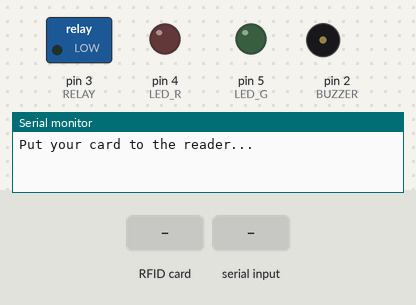
The sketch below on a simulated Arduino Uno, built with avr-gcc and run on an emulated ATmega328P. On the bench: switched loads named in the sketch (green lamp = pin HIGH), output pins drawn as LEDs (lit = HIGH), buzzer (waves = sounding), the last lines printed to the serial monitor. The inputs (shaded band) are chosen by the test bench. Pins used as bus, display or sensor lines are not drawn.

Above: at 1.2 s.
1.3 s: RFID card 53 DD 06 39 held to the reader
At 3.2 s:
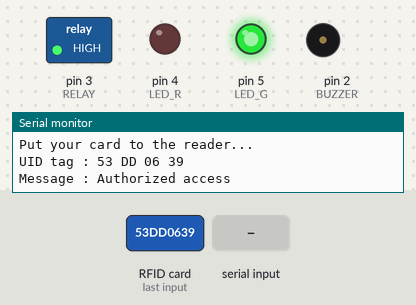
4.3 s: RFID card 5E 7A 19 C4 held to the reader
At 5.1 s:
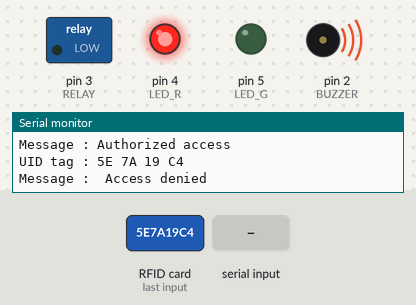
9.3 s: "1560QW" received over the second serial link
At 10.7 s:
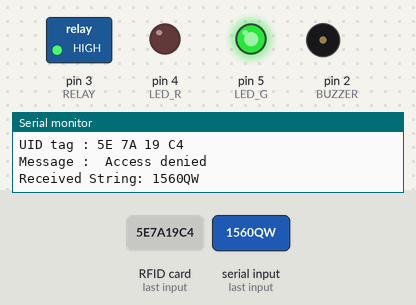
11.8 s: RFID card 5E 7A 19 C4 held to the reader
At 14.4 s:
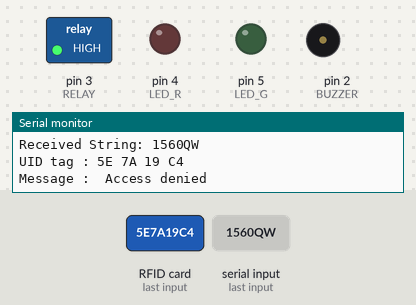
14.8 s: "1525QW" received over the second serial link
At 16.5 s:
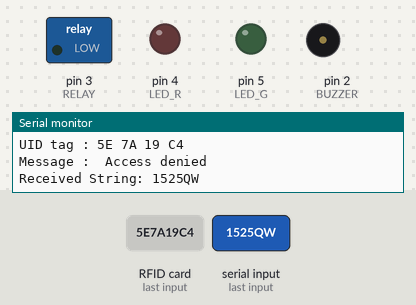
Timing chart, 0 to 18.0 s (numbered marks = the images above; inputs shaded):
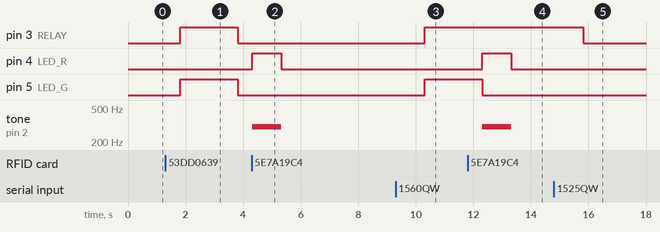

The sketch:

merged_proj_UNO.ino
```cpp
#include <SoftwareSerial.h>
#include <SPI.h>
#include <MFRC522.h>

#define SS_PIN 10
#define RST_PIN 9
#define LED_G 5 //define green LED pin
#define LED_R 4 //define red LED
#define RELAY 3 //relay pin
#define BUZZER 2 //buzzer pin
#define ACCESS_DELAY 2000
#define DENIED_DELAY 1000
#define RX 7 // RX(connect TX of esp8266)
#define TX 6 // TX(connect RX of esp8266)
SoftwareSerial mySerial(RX, TX);
MFRC522 mfrc522(SS_PIN, RST_PIN);   // Create MFRC522 instance.

void setup()
{
  Serial.begin(9600);   // Initiate a serial communication
  mySerial.begin(9600);
  SPI.begin();          // Initiate  SPI bus
  mfrc522.PCD_Init();   // Initiate MFRC522
  pinMode(LED_G, OUTPUT);
  pinMode(LED_R, OUTPUT);
  pinMode(RELAY, OUTPUT);
  pinMode(BUZZER, OUTPUT);
  noTone(BUZZER);
  //digitalWrite(RELAY, HIGH);
  Serial.println("Put your card to the reader...");
  Serial.println();
}
void loop()
{
  R_F_E();
  // Look for new cards
  if ( ! mfrc522.PICC_IsNewCardPresent())
  {
    return;
  }
  // Select one of the cards
  if ( ! mfrc522.PICC_ReadCardSerial())
  {
    return;
  }
  //Show UID on serial monitor
  Serial.print("UID tag :");
  String content= "";
  byte letter;
  for (byte i = 0; i < mfrc522.uid.size; i++)
  {
     Serial.print(mfrc522.uid.uidByte[i] < 0x10 ? " 0" : " ");
     Serial.print(mfrc522.uid.uidByte[i], HEX);
     content.concat(String(mfrc522.uid.uidByte[i] < 0x10 ? " 0" : " "));
     content.concat(String(mfrc522.uid.uidByte[i], HEX));
  }
  Serial.println();
  Serial.print("Message : ");
  content.toUpperCase();
  if (content.substring(1) == "53 DD 06 39") //change here the UID of the card/cards that you want to give access
  {
    Serial.println("Authorized access");
    Serial.println();
    delay(500);
    digitalWrite(RELAY, HIGH);
    digitalWrite(LED_G, HIGH);
    delay(ACCESS_DELAY);
    digitalWrite(RELAY, LOW);
    digitalWrite(LED_G, LOW);
  }

 else   {
    Serial.println(" Access denied");
    digitalWrite(LED_R, HIGH);
    tone(BUZZER, 300);
    delay(DENIED_DELAY);
    digitalWrite(LED_R, LOW);
    noTone(BUZZER);
  }
}

// Recieve Message in serial 960 (UNO)
void R_F_E(){
   String IncomingString="";
 boolean StringReady = false;

 while (mySerial.available()){
   IncomingString=mySerial.readString();
   StringReady= true;
  }

  if (StringReady){
    Serial.println("Received String: " + IncomingString);
  if (IncomingString.indexOf("1560QW") >= 0){
        digitalWrite(3, HIGH);
        digitalWrite(LED_G, HIGH);
        delay(ACCESS_DELAY);
        digitalWrite(LED_G, LOW);

  }else if (IncomingString.indexOf("1525QW") >= 0){
        digitalWrite(3, LOW);
  }
  }

}
```

Measured:
- after the input at 1.3 s, pin 3 (RELAY), pin 5 (LED_G): LOW → HIGH after 0.51 s, → LOW 2.0 s later
- after the input at 4.3 s, pin 4 (LED_R): LOW → HIGH at once, → LOW 1.0 s later; tone on pin 2 (BUZZER): silent → 300 Hz at once, → silent 1.0 s later
- after the input at 9.3 s, pin 3 (RELAY), pin 5 (LED_G): LOW → HIGH after 1.0 s
- after the input at 11.8 s, pin 4 (LED_R): LOW → HIGH after 0.51 s, → LOW 1.0 s later; tone on pin 2 (BUZZER): silent → 300 Hz after 0.51 s, → silent 1.0 s later
- after the input at 14.8 s, pin 3 (RELAY): HIGH → LOW after 1.0 s
